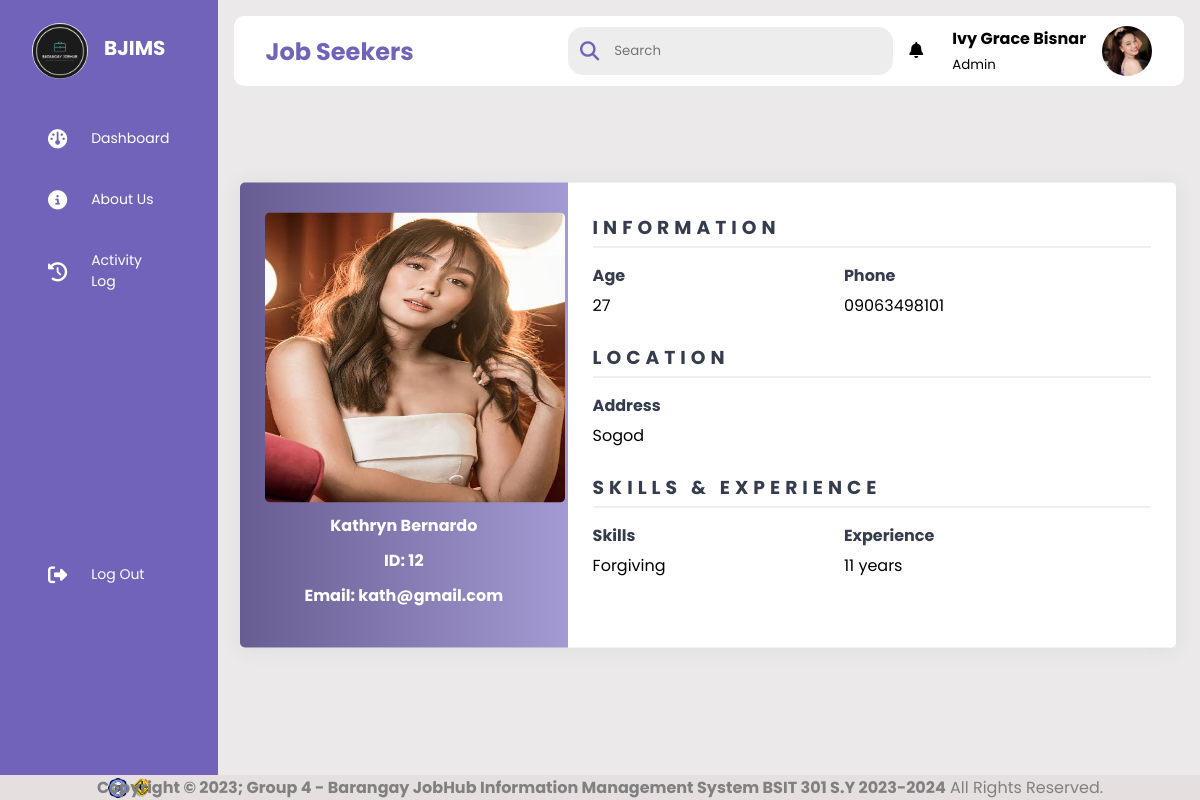
The page /admin/jobseekersprofile.php?profid=12 (signed in) on the database its author committed.
### tables this page shows
CREATE TABLE `jobseeker` (
  `id` int(100) NOT NULL,
  `name` varchar(100) DEFAULT NULL,
  `age` int(11) DEFAULT NULL,
  `address` varchar(100) DEFAULT NULL,
  `phone` varchar(100) DEFAULT NULL,
  `skills` varchar(100) DEFAULT NULL,
  `experience` varchar(100) DEFAULT NULL,
  `email` varchar(100) NOT NULL,
  `password` varchar(100) NOT NULL,
  `image` varchar(100) NOT NULL,
  `summary` varchar(255) DEFAULT NULL
);

### admin/jobseekersprofile.php (the view, shortened to what this page needs)
<?php
include '../connection.php';
$user_id = $_SESSION['user_id'];
$select = mysqli_query($conn, "SELECT * FROM `admin` WHERE id = '$user_id'") or die('query failed');
if(mysqli_num_rows($select) > 0){
    $fetch = mysqli_fetch_assoc($select);
}
$eid = $_GET['profid'];
$sql = mysqli_query($conn, "SELECT * FROM jobseeker WHERE id='$eid'");
$result = mysqli_fetch_array($sql);
?>
<!DOCTYPE html>
<html lang="en">
    <head>
        <link rel="stylesheet" href="../css/style.css"/>
        <link rel="stylesheet" href="https://cdnjs.cloudflare.com/ajax/libs/font-awesome/6.4.0/css/all.min.css"/>
    </head>
    <body>
            <?php include("sidebar.php") ?>
        <div class="main--content">
            <div class="header--wrapper">
                <div class="header--title">
                    <h2>Job Seekers</h2>
                </div>
                <div class="user--info">
                <div class="search--box">
                        <i class="fas fasolid fa-search"></i>
                        <input type="text" id="Input" placeholder="Search"/>
                    </div>
                    <div class="notification">
                        <div class="notif-icon" onclick="toggleNotifi()">
                            <i class="fa-solid fa-bell"></i>
                        </div>
                    </div>
                    <div class="profile">
                        <div class="info">
                            <p><b><?php echo $fetch['name']; ?></b></p>
                            <small class="text-muted">Admin</small>
                        </div>
                    </div>
                    <a href="settings.php">
                    <?php
                        if($fetch['image'] == ''){
                            echo '<img src="../images/default-avatar.png">';
                        }else{
                            echo '<img src="../uploaded_img/'.$fetch['image'].'">';
                        }
                    ?>
                    </a>
                </div>
                </div>
            </div>
            <div class="container" style="margin-top: 15px; margin-left: 9%; width: 78%;">
                <div class="left">
                <?php
                        if($result['image'] == ''){
                            echo '<img src="../images/default-avatar.png">';
                        }else{
                            echo '<img src="../uploaded_img/'.$result['image'].'">';
                        }
                    ?>
                    <h4><?php echo $result['name'];?></h4>
                    <h4>ID:  <?php echo $result['id'];?></h4>
                    <h4>Email:  <?php echo $result['email'];?></h4>
                </div>
                <div class="right">
                    <div class="info">
                        <h3>Information</h3>
                        <div class="info_data">
                            <div class="data">
                                <h4>Age</h4>
                                <p><?php echo $result['age'];?></p>
                            </div>
                            <div class="data">
                                <h4>Phone</h4>
                                <p><?php echo $result['phone'];?></p>
                            </div>
                        </div>
                    </div>
                    <div class="projects">
                        <h3>Location</h3>
                        <div class="info_data">
                            <div class="data">
                                <h4>Address</h4>
                                <p><?php echo $result['address'];?></p>
                            </div>
                        </div>
                    </div>
                    <div class="info">
                        <h3>Skills & Experience</h3>
                        <div class="info_data">
                            <div class="data">
                                <h4>Skills</h4>
                                <p><?php echo $result['skills'];?></p>
                            </div>
                            <div class="data">
                                <h4>Experience</h4>
                                <p><?php echo $result['experience'];?></p>
                            </div>
                        </div>
                    </div>
                </div>
            </div>
        <?php include("../footer/footer.php") ?>
    </body>
</html>

### css/style.css (style rules this page uses)
* { margin: 0; padding: 0; border: none; outline: none; box-sizing: border-box; font-family: "Poppins", sans-serif; }
body { display: flex; }
img { display: block; width: 100%; }
.info b { font-size: 16px; text-align: center; }
.main--content { position: relative; background: #ebe9e9; width: 100%; padding: 1rem; }
.header--wrapper img { width: 50px; height: 50px; cursor: pointer; border-radius: 50%; }
.header--wrapper { display: flex; justify-content: space-between; align-items: center; flex-wrap: wrap; background: #fff; border-radius: 10px; padding: 10px 2rem; margin-bottom: 1rem; }
.header--title { color: rgba(113, 99, 186, 255); }
.notification { margin-right: 10px; border-radius: 50%; }
.notif-icon { cursor: pointer; margin-right: 3px; line-height: 50px; }
.user--info { display: flex; align-items: center; gap: 1rem; }
.search--box { background: rgb(237, 237, 237); border-radius: 15px; color: rgba(113, 99, 186, 255); display: flex; align-items: center; gap: 5px; padding: 4px 12px; }
.search--box input { background: transparent; padding: 10px; }
.search--box i { font-size: 1.2rem; cursor: pointer; transition: all 0.5s ease-out; }
.container { position: absolute; top: 50%; left: 50%; transform: translate(-50%, -50%); width: 95%; display: flex; box-shadow: 0 1px 20px 0 rgba(69,90,100,0.08); margin-top: -160px; }
.container .left { width: 35%; background: linear-gradient(to right, #675d92, #a49ad3); padding: 30px 25px; border-top-left-radius: 5px; border-bottom-left-radius: 5px; text-align: center; color: #fff; }
.container .left img { margin-bottom: 10px; border-radius: 5px; height: 290px; width: 300px; }
.container .left h4 { margin-bottom: 10px; }
.container .right { width: 75%; background: #fff; border-top-right-radius: 5px; border-bottom-right-radius: 5px; padding: 30px 25px; }
.container .right .info, .container .right .skills, .container .right .projects { margin-bottom: 25px; }
.container .right .info h3, .container .right .skills h3, .container .right .projects h3 { margin-bottom: 15px; padding-bottom: 5px; border-bottom: 1px solid #e0e0e0; color: #353c4e; text-transform: uppercase; letter-spacing: 5px; }
.container .right .info_data, .container .right .skills_data, .container .right .projects_data { display: flex; }
.container .right .info_data .data, .container .right .skills_data .data, .container .right .projects_data .data { width: 45%; }
.container .right .info_data .data h4, .container .right .skills_data .data h4, .container .right .projects_data .data h4 { color: #353c4e; margin-bottom: 5px; }

### rows shown on the page
jobseeker: image (picture), name "Kathryn Bernardo", id "12", email "kath@gmail.com", age "27", phone "09063498101", address "Sogod", skills "Forgiving", experience "11 years"

### other values the page prints
$fetch['name'] "Ivy Grace Bisnar"
